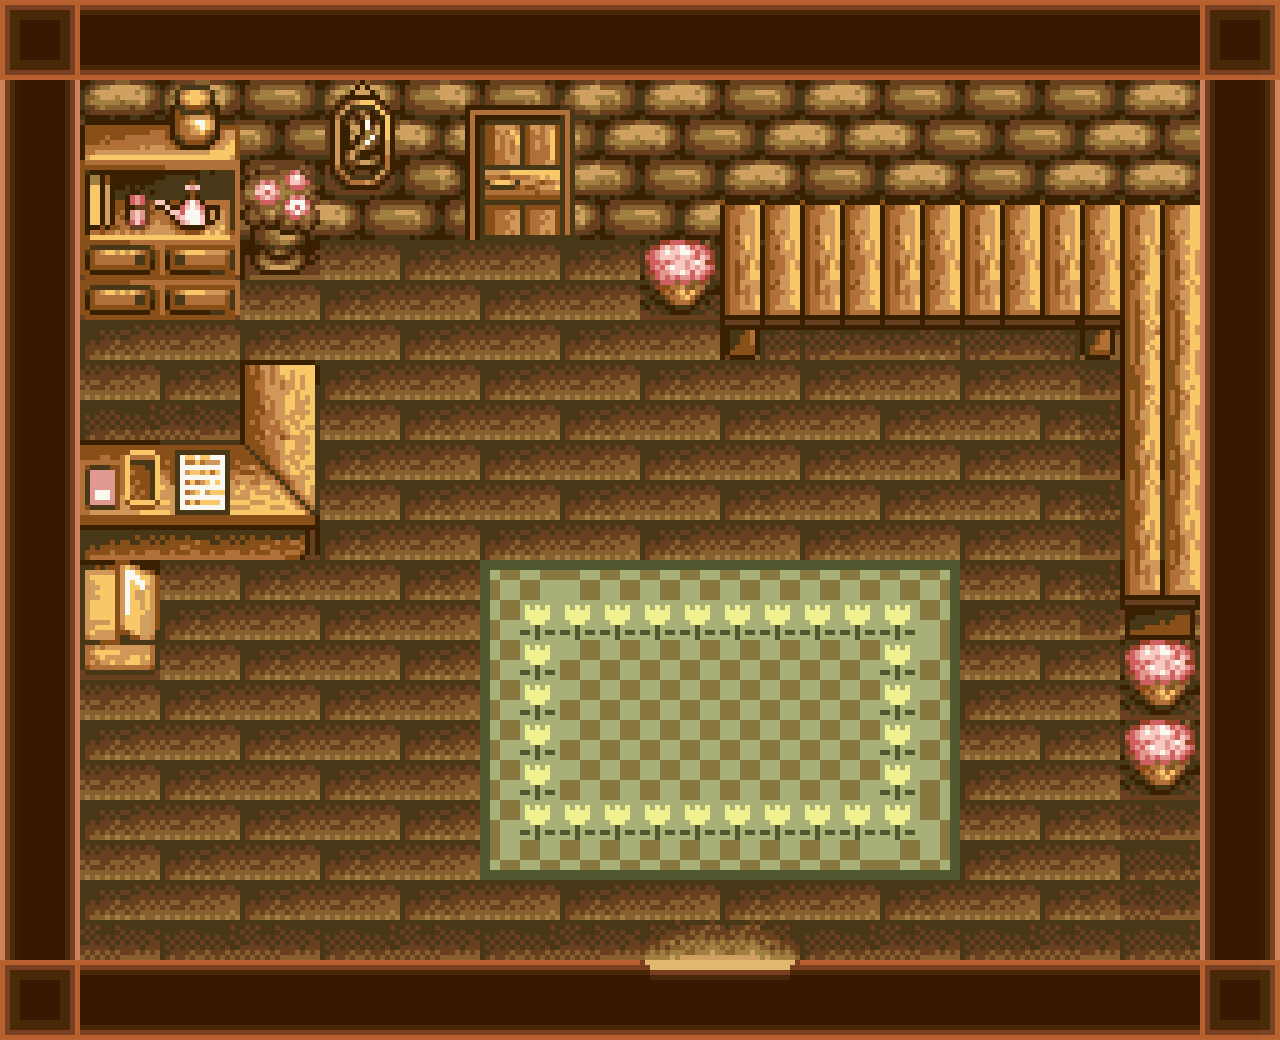

Below is a game level as drawn by its tile map, then a one-line description and the .tmx that defines it (tile-layer data replaced by summaries):
An orthogonal 64x52 tile map with 20x20 px tiles, 2 tile layers (background, blocked) and 1 object.

<map version="1.4" tiledversion="1.4.2" orientation="orthogonal" renderorder="right-down" width="64" height="52" tilewidth="20" tileheight="20" infinite="0" nextlayerid="4" nextobjectid="3">
 <tileset firstgid="1" source="florist-tilesheet-20px.tsx" />
 <layer id="1" name="background" width="64" height="52">
  <data>[3328 cells, 1896 non-empty, 1896 distinct tile ids]</data>
 </layer>
 <layer id="2" name="blocked" width="64" height="52">
  <data>[3328 cells, 1432 non-empty, 1432 distinct tile ids]</data>
 </layer>
 <objectgroup id="3" name="exits">
  <object id="1" x="660.547" y="955.035" width="118.56" height="26.7716">
   <properties>
    <property name="exit" value="sceneTown" />
   </properties>
  </object>
 </objectgroup>
</map>